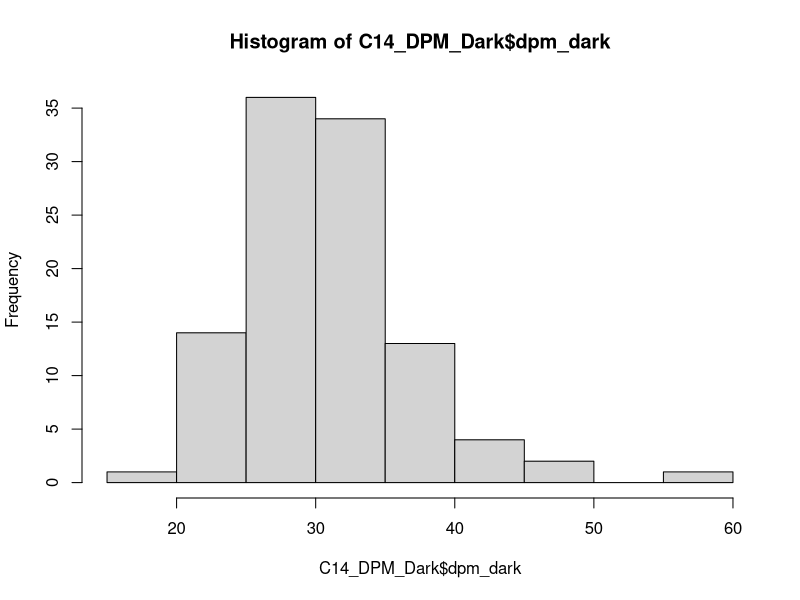
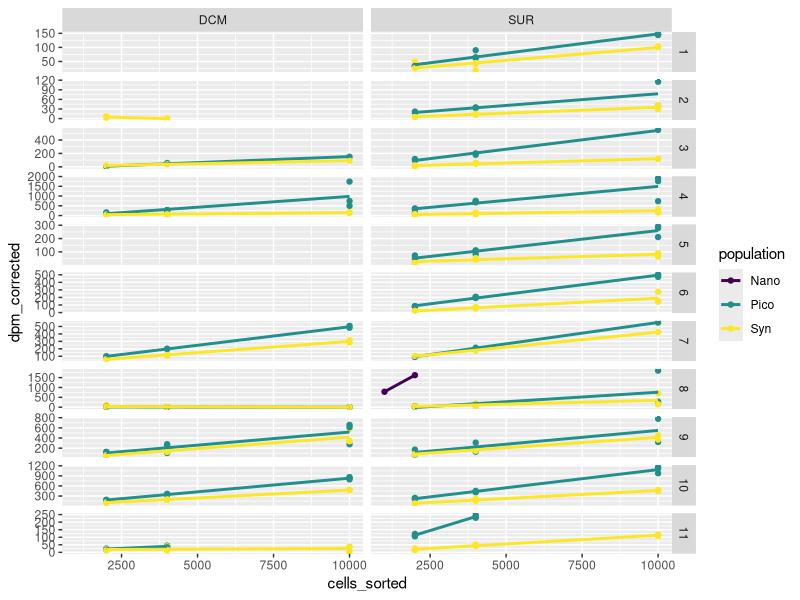
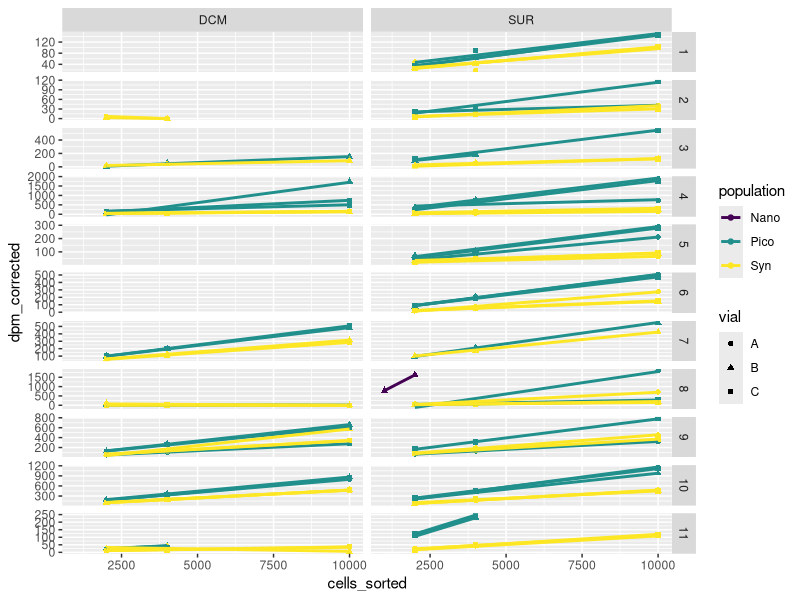
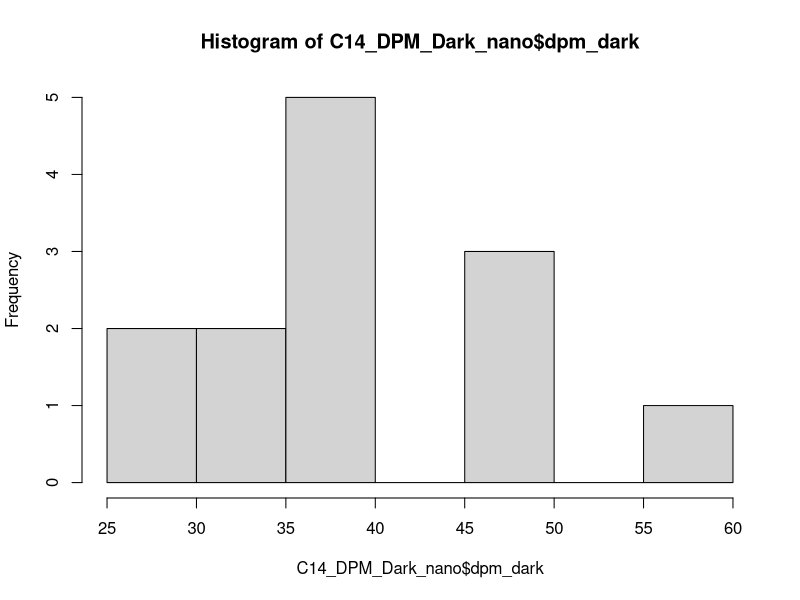
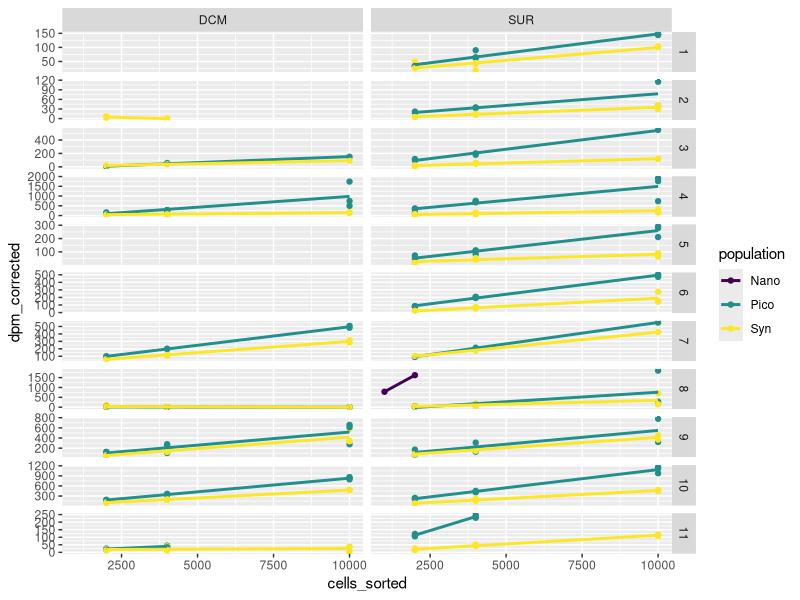
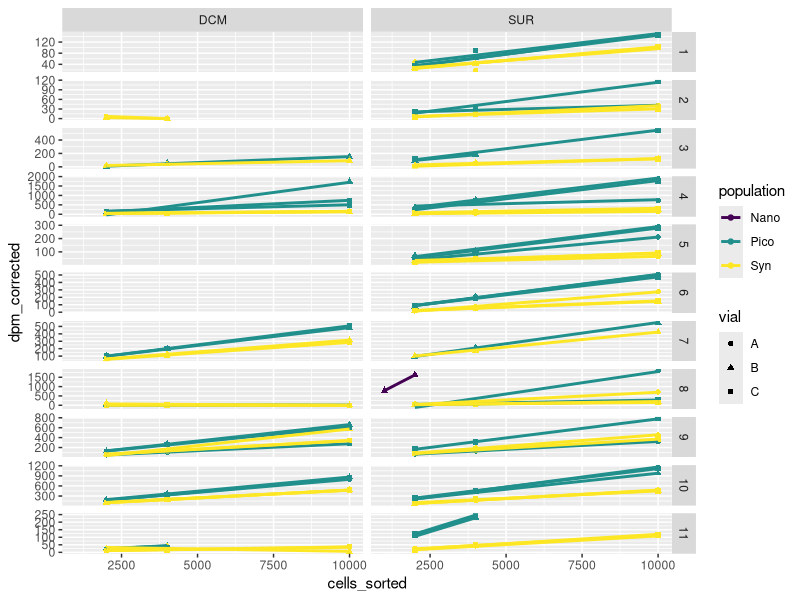

These charts were generated, in order, by the following R code: (Note: this script raises an error after producing the figures.)
## ---- chunk 1
  knitr::opts_chunk$set(message=FALSE,
                        warning=FALSE,
                        cache=TRUE,
                        tidy=FALSE)
## ---- chunk 2
library(dplyr)
library(tidyverse)
library(ggplot2)
library(broom)
## ---- chunk 3
C14_DPM <- readxl::read_excel("data_used/TAN1810_14C-Pico_25052020_QA_1.2.xlsx", sheet = "Complete data TAN1810", skip = 11) %>%
  dplyr::select (`Cycle#`, `EXP#`, SAMPLE, `Vial code             (i - initials, A to C - light incubation, D - dark)`, `sorting population`, `Cells sorted`, DPM1, DIC, `SA_dpm_mL`) %>%   
     rename(cycle = `Cycle#`,
            exp = `EXP#`,
            sample = SAMPLE, 
            vial = `Vial code             (i - initials, A to C - light incubation, D - dark)`, 
            population = `sorting population`, 
            cells_sorted = `Cells sorted`, 
            dpm = DPM1,
            SA = `SA_dpm_mL`) %>%
    #filter(population != "Nano") %>%
    filter(population != "Nano" | (population == "Nano" & exp == 8 & sample == "SUR" & vial == "B") | (population == "Nano" & exp == 8 & sample == "SUR" & vial == "D")) %>% # cells sorted for both 1000 and 2000
    filter(!(exp == 3 & sample == "SUR" & vial == "A" & population == "Pico")) %>% # Decreasing LM value.
    filter(!(exp == 2 & sample == "DCM" & vial == "A" & population == "Pico")) %>% # DPM is lower than the average dark vial. Remove
     group_by(cycle, exp, sample, vial, population, cells_sorted) %>% 
     summarize(cells_sorted = mean(cells_sorted),
               dpm= mean(dpm),
               DIC = mean(DIC),
               SA = mean(SA)) %>%
    ungroup()

C14_DPM
## ---- chunk 4
C14_DPM_Dark <- C14_DPM %>% 
  filter(vial == "D") %>% 
  rename(dpm_dark = dpm) %>% 
  dplyr::select(-vial) # Remove the vial column
C14_DPM_Dark
# Check the values of dpm dark with histogram. The values are normally distributed, concentrated around the mean.
hist(C14_DPM_Dark$dpm_dark)
mean(C14_DPM_Dark$dpm_dark)

#for checking. Not using.
#C14_dpm_dark_1000cells<- C14_DPM_Dark %>%
#  filter(cells_sorted == "2000") %>%
#  summarise(dpm_dark = mean(dpm_dark))
## ---- chunk 5
C14_DPM_corrected <- left_join(C14_DPM,C14_DPM_Dark) %>% 
  filter (vial != "D") %>% 
  # DV - The next line replace dpm_dark to average dpm_dark if no value. Checked with histogram above.
  mutate(dpm_dark = case_when (is.na(dpm_dark) ~ mean(dpm_dark, na.rm = TRUE),
                               TRUE ~ dpm_dark))  %>% 
  # DV - The next line set dpm_correct to zero if negative, as negative values are all close to zero.
  mutate(dpm_corrected = case_when (dpm >= dpm_dark ~ dpm - dpm_dark,
                                    TRUE ~0)) 

C14_DPM_corrected  
## ---- chunk 6
 reg_plot <- ggplot(data = C14_DPM_corrected, aes(x=cells_sorted, y=dpm_corrected, color=population)) +
  geom_point() + stat_smooth(method="lm", se=FALSE) +
  facet_grid(rows=vars(exp), cols=vars(sample), scales = "free_y") +
  scale_color_viridis_d()
reg_plot
pdf("figures/C14_regression_method 1.pdf", height=15, width=10) ; plot(reg_plot) ; dev.off()
## ---- chunk 7
C14_DPM_model_1 <- C14_DPM_corrected %>%
  group_by(cycle, exp, sample, population, DIC, SA) %>% 
  tidyr::nest() %>% 
  mutate(
    fit = purrr::map(data, ~ lm(dpm_corrected ~ cells_sorted, data = .x)),
    tidied = purrr::map(fit, tidy)
  ) %>% 
  unnest(tidied)

C14_DPM_model_output_1 <- C14_DPM_model_1 %>% 
  select(exp:population, term, estimate) %>% 
  pivot_wider(names_from="term", values_from ="estimate" ) %>% 
  rename (slope = cells_sorted, intercept = `(Intercept)`)

C14_DPM_model_output_1
  
## ---- chunk 8
pp_cal_1 <- mutate(C14_DPM_model_output_1, pp = DIC*slope*(1/(SA*24))*10^9*1.05) %>%
  ungroup() %>%
  filter(population != "Nano") %>%
  filter(pp >= 0) # remove negative pp values

# add missing rows for data analysis later
#pp_cal_1 <- complete(pp_cal_1, nesting(cycle, exp, sample), population) 
  
pp_cal_1
## ---- chunk 9
 reg_plot_2<- ggplot(data = C14_DPM_corrected, aes(x=cells_sorted, y=dpm_corrected, color=population, shape=vial)) +
  geom_point() + stat_smooth(method="lm", se=FALSE) +
  # DV - Set the y_scale to free so that graph is more easy to read
  facet_grid(rows=vars(exp), cols=vars(sample), scales = "free_y") +
  scale_color_viridis_d()
pdf("figures/C14_regression_method 2.pdf", height=15, width=10) ; plot(reg_plot_2) ; dev.off()
reg_plot_2
## ---- chunk 10
 C14_DPM_model_2 <- C14_DPM_corrected %>%
  group_by(cycle, exp, sample, population, vial, DIC, SA) %>% 
  tidyr::nest() %>% 
  mutate(
    fit = purrr::map(data, ~ lm(dpm_corrected ~ cells_sorted, data = .x)),
    tidied = purrr::map(fit, tidy)
  ) %>% 
  unnest(tidied)

C14_DPM_model_output_2 <- C14_DPM_model_2 %>% 
  dplyr::select(exp:population, term, estimate) %>% 
  pivot_wider(names_from="term", values_from ="estimate" ) %>% 
  rename (slope = cells_sorted, intercept = `(Intercept)`)

C14_DPM_model_output_2
  
## ---- chunk 11
pp_cal_2 <- mutate(C14_DPM_model_output_2, pp = DIC*slope*(1/(SA*24))*10^9*1.05) %>%
  ungroup() %>%
  filter(pp > 0) %>% # remove negative pp values 
  filter(population != "Nano") #remove the nano calculation to keep consistent.
  
pp_cal_2
## ---- chunk 12
# Changed the excel sheet read, with final dpm and DIC values
C14_DPM_nano <- readxl::read_excel("data_used/TAN1810_14C-Pico_25052020_QA_1.0.xlsx", sheet = "Complete data TAN1810", skip = 11)%>% 
  dplyr::select (`Cycle#`, `EXP#`, SAMPLE, `Vial code             (i - initials, A to C - light incubation, D - dark)`, `sorting population`, `Cells sorted`, DPM1, DIC, `SA_dpm_mL`) %>%   
     rename(cycle = `Cycle#`,
            exp = `EXP#`,
            sample = SAMPLE, 
            vial = `Vial code             (i - initials, A to C - light incubation, D - dark)`, 
            population = `sorting population`, 
            cells_sorted = `Cells sorted`, 
            dpm = DPM1,
            SA = `SA_dpm_mL`) %>%
    filter(population == "Nano") %>%
    filter(!(exp == 5 & sample == "SUR" & vial =="D")) %>%
    filter(!(exp == 6 & sample == "SUR" & vial == "A" & dpm == 384)) %>%
    filter(!(exp == 7 & sample == "SUR")) %>%
    filter(!(exp == 7 & sample == "DCM" & vial =="D")) %>%
    filter(!(exp == 7 & sample == "DCM" & cells_sorted == 2000)) %>%
    filter(!(exp == 8 & sample == "DCM")) %>%
    filter(!(exp == 8 & sample == "SUR" & cells_sorted == 2000)) %>%
    mutate(vial = case_when((exp == 1 & sample == "SUR" & vial == "C") ~ "D",
                            (exp == 1 & sample == "SUR" & vial == "D") ~ "C",
                            TRUE ~ vial)) %>%  #for swapping values of C and D
   group_by(cycle, exp, sample, vial, population, cells_sorted) %>% 
   summarize(cells_sorted = mean(cells_sorted),
             dpm= mean(dpm),
             DIC = mean(DIC),
             SA = mean(SA)) %>%
    ungroup()

C14_DPM_nano
## ---- chunk 13
 C14_DPM_Dark_nano <- C14_DPM_nano %>% 
  filter(vial == "D") %>% 
  rename(dpm_dark = dpm) %>% 
  dplyr::select(-vial)  # Remove the vial column
C14_DPM_Dark_nano
# Check the values of dpm dark with histogram.
hist(C14_DPM_Dark_nano$dpm_dark)
mean(C14_DPM_Dark_nano$dpm_dark)
## ---- chunk 14
C14_DPM_corrected_nano <- left_join(C14_DPM_nano,C14_DPM_Dark_nano) %>% 
  filter (vial != "D") %>% 
  # DV - The next line replace dpm_dark to average dpm_dark if no value. Checked with histogram above.
  mutate(dpm_dark = case_when (is.na(dpm_dark) ~ mean(dpm_dark, na.rm = TRUE),
                               TRUE ~ dpm_dark))  %>% 
  # DV - The next line set dpm_correct to zero if negative, as negative values are all close to zero.
  mutate(dpm_corrected = case_when (dpm >= dpm_dark ~ dpm - dpm_dark,
                                    TRUE ~0)) 
C14_DPM_corrected_nano
## ---- chunk 15
pp_cal_nano_2 <- mutate(C14_DPM_corrected_nano, pp = DIC*dpm_corrected*(1/(SA*24*cells_sorted))*10^9*1.05) %>% 
  ungroup() %>%
  filter(pp > 0) # remove negative pp values

# add missing rows for data analysis later
#pp_cal_nano_2 <- complete(pp_cal_nano_2, nesting(cycle, exp, sample), vial, population) %>%
#  ungroup()
  
pp_cal_nano_2
## ---- chunk 16
pp_cal_1_join<-full_join(pp_cal_1,pp_cal_nano) %>%
  select(-SA,-intercept, -slope, -DIC, -cells_sorted, -mean_dpm_corrected)%>%
  arrange(cycle, exp, sample, population) %>%
  tidyr::drop_na()
pp_cal_1_join
pp_cal_1_join$cycle <- as.character(pp_cal_1_join$cycle) 
pp_cal_1_join$exp <- as.character(pp_cal_1_join$exp)
writexl::write_xlsx(pp_cal_1_join,"C14_rates per group_method 1.xlsx")
## ---- chunk 17
pp_cal_2_join<-full_join(pp_cal_2,pp_cal_nano_2) %>%
  select(cycle, exp:population, pp) %>%
  arrange(cycle, exp, sample, population) 
pp_cal_2_join
#pp_cal_2_join$cycle <- as.character(pp_cal_2_join$cycle) 
#pp_cal_2_join$exp <- as.character(pp_cal_2_join$exp)
writexl::write_xlsx(pp_cal_2_join,"C14_rates per group_method2.xlsx")
## ---- chunk 18
pp_cal_table <- pp_cal_1_join %>% 
  group_by(population,sample) %>% 
  summarise(pp_mean = mean(pp, na.rm = TRUE),
            ssd = sd(pp, na.rm = TRUE),
            count = n()) %>%
  mutate(se = ssd / sqrt(count),
        lower_CI = pp_mean - qt(1 - (0.05 / 2), count - 1) * se,
        upper_CI = pp_mean + qt(1 - (0.05 / 2), count - 1) * se) %>%
  select(population, sample, pp_mean, se, lower_CI, upper_CI)%>%
  rename(Population = population,
         Depth = sample,
         `Mean primary production rate (fgC/h/cell)` = pp_mean,
         `Standard error` = se,
         `Lower CI` = lower_CI,
         `Upper CI` = upper_CI)

pp_cal_point <- pp_cal_1_join %>% 
  ggplot() +
  geom_point(aes(x= str_c(population,sample,  sep=" "), y = pp)) +
  xlab("Sample")

pp_cal_boxplot <- pp_cal_1_join %>% 
  ggplot() +
  geom_boxplot(aes(x= str_c(population,sample,  sep=" "), y = pp)) +
  xlab("Sample") +
 # scale_y_continuous(trans='log10')+
  ylab("pp")

pp_cal_table
pp_cal_point
pp_cal_boxplot
## ---- chunk 19
library(xtable)
print(xtable(pp_cal_table),
      comment = FALSE)
## ---- chunk 20
pp_cal_1_join$cycle <- factor(pp_cal_1_join$cycle,levels = c("3", "4", "1", "2", "5"))
pp_cal_rename <- 
cycle_boxplot <- ggplot(pp_cal_1_join, aes(x = cycle, y=pp, fill=population)) +
                 geom_boxplot() + 
                 scale_y_continuous(trans='log10') +
                 ylab("Primary Production (fgC/h/cell)") +
                 xlab("Cycle")+
                 labs(fill= "Sorted cells")+
                theme_minimal()

cycle_boxplot
cycle_table <- pp_cal_1_join %>% 
  group_by(cycle, population) %>% 
  summarise(pp_mean = mean(pp, na.rm = TRUE)) %>%
  pivot_wider(names_from = cycle, values_from = pp_mean)
cycle_table

pp_cal_1_join$exp <- factor(pp_cal_1_join$exp,levels = c("3", "4", "5", "6", "7", "8", "1", "2", "9", "10", "11"))
exp_boxplot <- ggplot(pp_cal_1_join, aes(x = exp, y=pp, fill=population)) +
                 geom_boxplot() + 
                 scale_y_continuous(trans='log10') +
                 ylab("Primary Production (fgC/h/cell)") 
exp_boxplot
## ---- chunk 21

depth_boxplot <- ggplot(pp_cal_1_join, aes(x = sample, y=pp, fill=population)) +
                 geom_boxplot() + 
                 scale_y_continuous(trans='log10') +
                 ylab("Primary Production (fgC/h/cell)") 
                 
        
depth_boxplot

depth_table_1 <- pp_cal_1_join %>% 
  group_by(cycle, sample, population) %>% 
  summarise(pp_mean = mean(pp, na.rm = TRUE)) %>%
  pivot_wider(names_from = cycle, values_from = pp_mean)
depth_table_1
depth_table_2 <- pp_cal_1_join %>% 
  group_by(cycle, sample) %>% 
  summarise(pp_mean = mean(pp, na.rm = TRUE)) %>%
  pivot_wider(names_from = cycle, values_from = pp_mean)
depth_table_2

## ---- chunk 22
 
pp_cal_2_join %>% 
  group_by(population, sample) %>% 
  summarise(pp_mean = mean(pp, na.rm = TRUE))

pp_cal_2_join %>% 
  ggplot() +
  geom_point(aes(x= str_c(population,sample,  sep=" "), y = pp)) +
  xlab("Sample")

pp_cal_2_join %>% 
  ggplot() +
  geom_boxplot(aes(x= str_c(population,sample,  sep=" "), y = pp)) +
  xlab("Sample")
